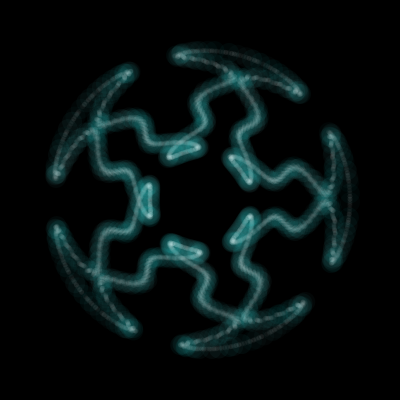
Frame 1 (no input)
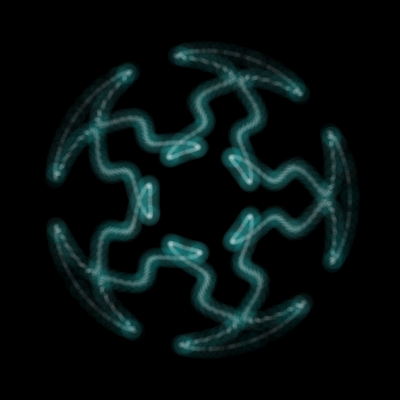
Frame 60 (the mouse pressed at the canvas centre just before this capture)
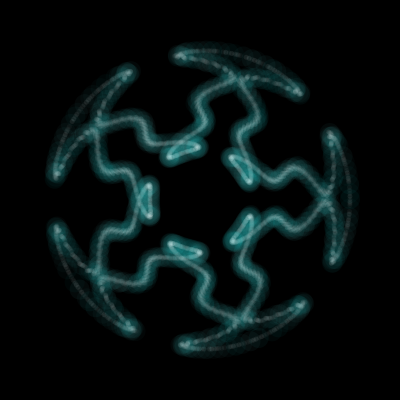
Frame 120 (the mouse held since frame 60 and released just before this capture)

The Processing sketch that drew these frames (run headless with seeded random() and noise(); from frame 60 on, the mouse is pressed at the canvas centre):

// Processing sketch: processing_185819
// ── processing_185819.pde

float a;
float b;
float c;
float d;
int num = 5000;
float x;
float y;
float r1 = 0;//266549;//0;
float t1 = 0.2;
float r2 = 0;//1320000;//0;
float t2 = 1;
float h2 = 0.5;
float r3 = 0;//133274;//0;
float t3 = 0.1;
float h3 = 0.2;

float r1_goal = r1 + t1;// * num;
float r2_goal = r2 + t2;// * num;
float r3_goal = r3 + t3;// * num;

float R;
float theta = 0;

void setup() {
  size(400, 400);
  colorMode(HSB, 360, 100, 100);
  background(0);
  smooth();

  //noLoop();
}

void draw() {
  background(0);

  pushMatrix();
  translate(width/2, height/2);
  noStroke();
  for (int i = 0;i <= num;i += 1) {
    b = sin(r2);
    a = b * h2 + 1; 
    c = (cos(r2*3)-cos(r2*5))/5;
    x = 100 * a * sin(r1 + c);
    y = 100 * a * cos(r1 + c);

    r1 += t1;
    r2 += t2;
    r3 += t3;

    if (i % 5 == 0) {
      R = 20;
      fill(180, random(50, 100), random(50, 100), 10);
    }
    else {
      R = 5;
      fill(360, 10);
    }
    ellipse(x, y, R, R);
  }

  r1 = r1_goal;
  r2 = r2_goal;
  r3 = r3_goal;

  popMatrix();
}
